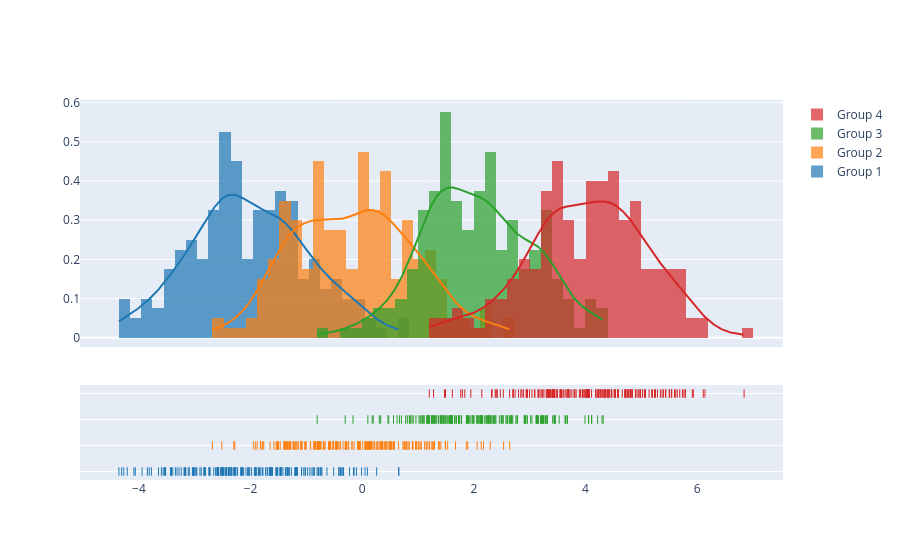

Write notebook code for a chart like this one.
### Code cell
import plotly.figure_factory as ff

# Add histogram data
x1 = np.random.randn(200) - 2
x2 = np.random.randn(200)
x3 = np.random.randn(200) + 2
x4 = np.random.randn(200) + 4

# Group data together
hist_data = [x1, x2, x3, x4]

group_labels = ['Group 1', 'Group 2', 'Group 3', 'Group 4']

# Create distplot with custom bin_size
fig = ff.create_distplot(hist_data, group_labels, bin_size=.2)
fig.show()

### Figure 1 — Plotly figure (JSON) as saved in the notebook; plotly's stock layout.template omitted (floating-point values rounded to 4 significant figures; data arrays with more than 128 entries replaced by an {"elided": "..."} marker saying what was removed)
{"data": [{"autobinx": false, "histnorm": "probability density", "legendgroup": "Group 1", "marker": {"color": "rgb(31, 119, 180)"}, "name": "Group 1", "opacity": 0.7, "type": "histogram", "x": {"elided": "200 float values"}, "xaxis": "x", "xbins": {"end": 0.6556, "size": 0.2, "start": -4.358}, "yaxis": "y"}, {"autobinx": false, "histnorm": "probability density", "legendgroup": "Group 2", "marker": {"color": "rgb(255, 127, 14)"}, "name": "Group 2", "opacity": 0.7, "type": "histogram", "x": {"elided": "200 float values"}, "xaxis": "x", "xbins": {"end": 2.641, "size": 0.2, "start": -2.683}, "yaxis": "y"}, {"autobinx": false, "histnorm": "probability density", "legendgroup": "Group 3", "marker": {"color": "rgb(44, 160, 44)"}, "name": "Group 3", "opacity": 0.7, "type": "histogram", "x": {"elided": "200 float values"}, "xaxis": "x", "xbins": {"end": 4.316, "size": 0.2, "start": -0.8067}, "yaxis": "y"}, {"autobinx": false, "histnorm": "probability density", "legendgroup": "Group 4", "marker": {"color": "rgb(214, 39, 40)"}, "name": "Group 4", "opacity": 0.7, "type": "histogram", "x": {"elided": "200 float values"}, "xaxis": "x", "xbins": {"end": 6.84, "size": 0.2, "start": 1.201}, "yaxis": "y"}, {"legendgroup": "Group 1", "marker": {"color": "rgb(31, 119, 180)"}, "mode": "lines", "name": "Group 1", "showlegend": false, "type": "scatter", "x": {"elided": "500 float values"}, "xaxis": "x", "y": {"elided": "500 float values"}, "yaxis": "y"}, {"legendgroup": "Group 2", "marker": {"color": "rgb(255, 127, 14)"}, "mode": "lines", "name": "Group 2", "showlegend": false, "type": "scatter", "x": {"elided": "500 float values"}, "xaxis": "x", "y": {"elided": "500 float values"}, "yaxis": "y"}, {"legendgroup": "Group 3", "marker": {"color": "rgb(44, 160, 44)"}, "mode": "lines", "name": "Group 3", "showlegend": false, "type": "scatter", "x": {"elided": "500 float values"}, "xaxis": "x", "y": {"elided": "500 float values"}, "yaxis": "y"}, {"legendgroup": "Group 4", "marker": {"color": "rgb(214, 39, 40)"}, "mode": "lines", "name": "Group 4", "showlegend": false, "type": "scatter", "x": {"elided": "500 float values"}, "xaxis": "x", "y": {"elided": "500 float values"}, "yaxis": "y"}, {"legendgroup": "Group 1", "marker": {"color": "rgb(31, 119, 180)", "symbol": "line-ns-open"}, "mode": "markers", "name": "Group 1", "showlegend": false, "type": "scatter", "x": {"elided": "200 float values"}, "xaxis": "x", "y": {"elided": "200 str values"}, "yaxis": "y2"}, {"legendgroup": "Group 2", "marker": {"color": "rgb(255, 127, 14)", "symbol": "line-ns-open"}, "mode": "markers", "name": "Group 2", "showlegend": false, "type": "scatter", "x": {"elided": "200 float values"}, "xaxis": "x", "y": {"elided": "200 str values"}, "yaxis": "y2"}, {"legendgroup": "Group 3", "marker": {"color": "rgb(44, 160, 44)", "symbol": "line-ns-open"}, "mode": "markers", "name": "Group 3", "showlegend": false, "type": "scatter", "x": {"elided": "200 float values"}, "xaxis": "x", "y": {"elided": "200 str values"}, "yaxis": "y2"}, {"legendgroup": "Group 4", "marker": {"color": "rgb(214, 39, 40)", "symbol": "line-ns-open"}, "mode": "markers", "name": "Group 4", "showlegend": false, "type": "scatter", "x": {"elided": "200 float values"}, "xaxis": "x", "y": {"elided": "200 str values"}, "yaxis": "y2"}], "layout": {"barmode": "overlay", "hovermode": "closest", "legend": {"traceorder": "reversed"}, "xaxis": {"anchor": "y2", "domain": [0.0, 1.0], "zeroline": false}, "yaxis": {"anchor": "free", "domain": [0.35, 1], "position": 0.0}, "yaxis2": {"anchor": "x", "domain": [0, 0.25], "dtick": 1, "showticklabels": false}}}
